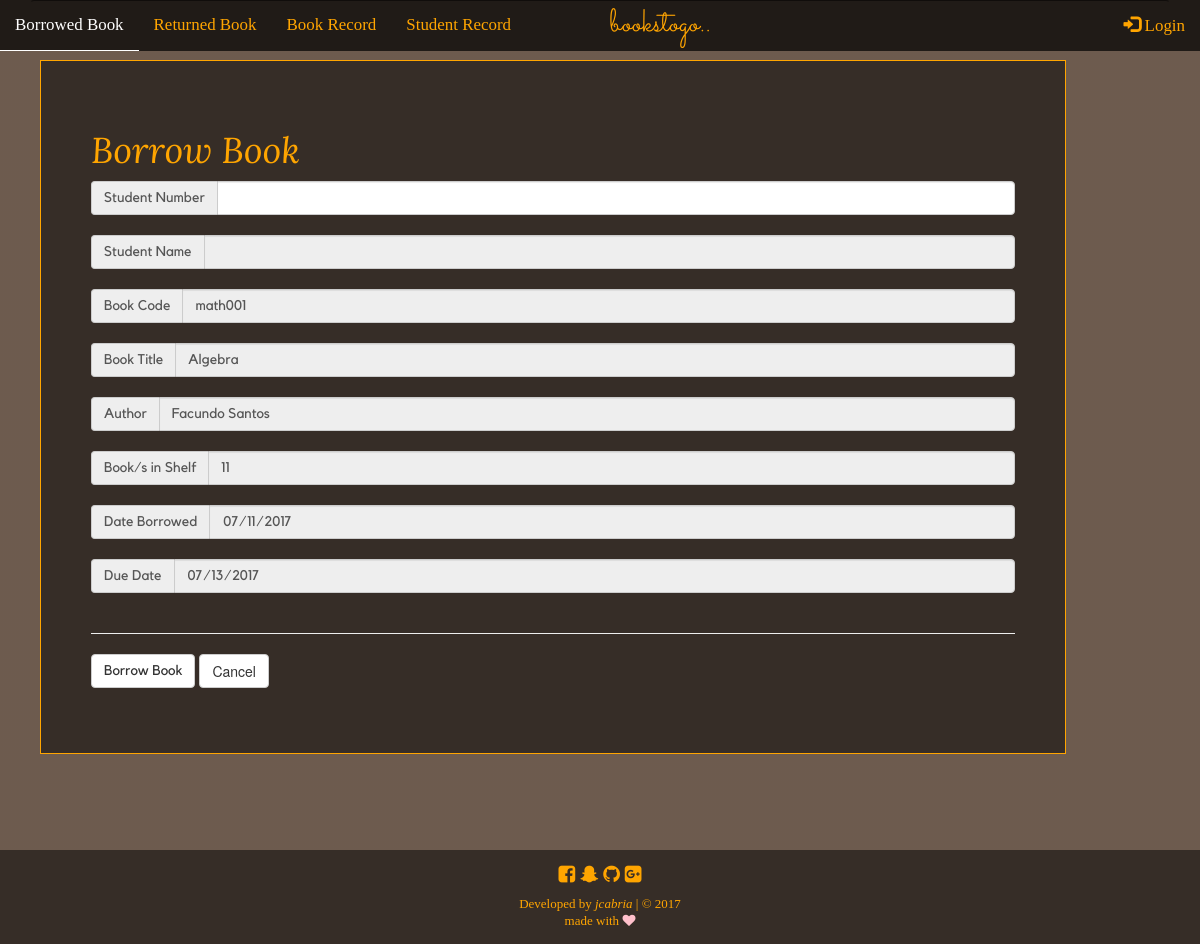
The app's page /borrow_book3.php?title=Algebra, older data.
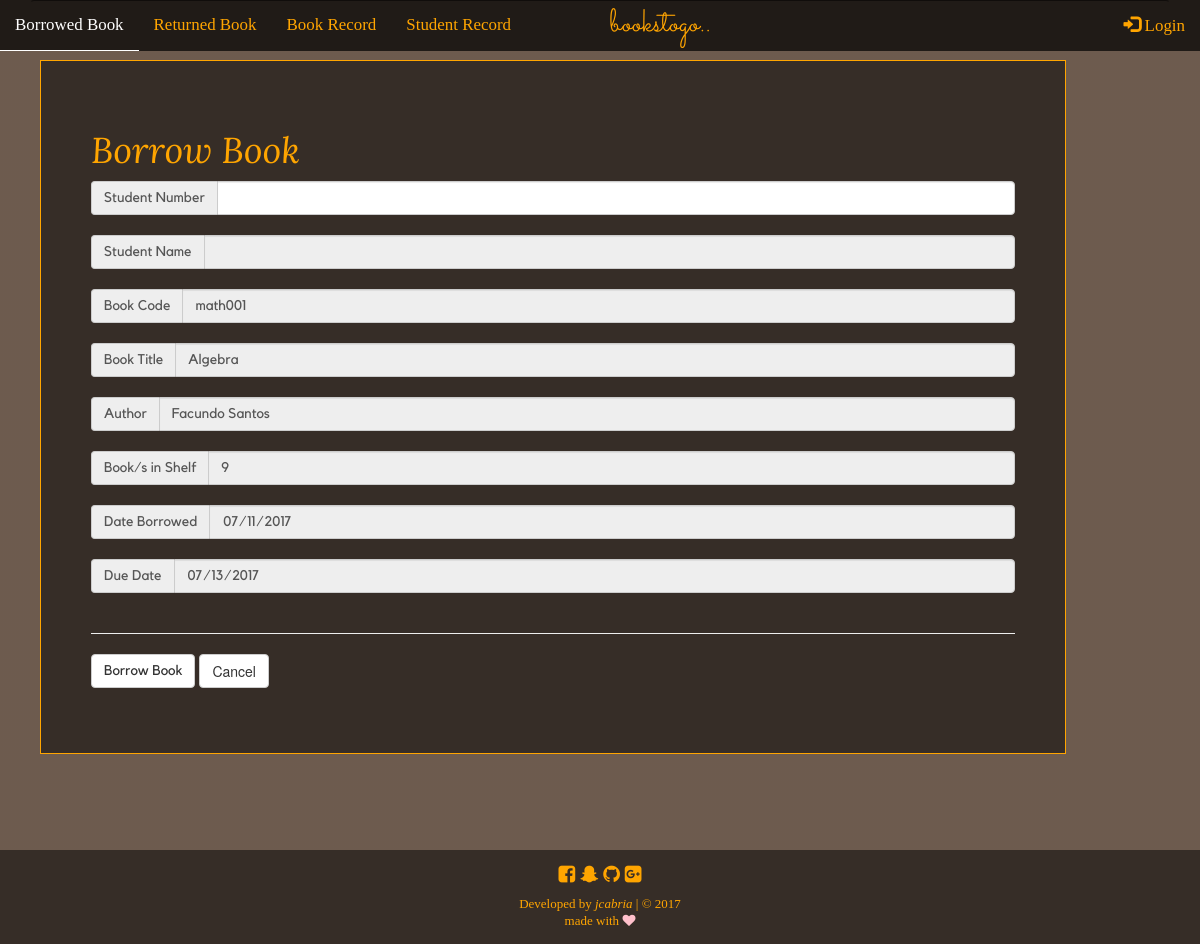
The same page, newer data.
### tables this page shows
CREATE TABLE `books_record` (
  `id` int(11) NOT NULL,
  `book_code` varchar(11) NOT NULL,
  `book_title` varchar(255) NOT NULL,
  `author` varchar(255) NOT NULL,
  `category` varchar(255) NOT NULL,
  `stocks` int(11) NOT NULL
);

### borrow_book3.php (the view, shortened to what this page needs)
<?php
function display_content() {
	require_once('connection.php');
	$book_title = $_GET['title'];
	$sql = "SELECT * FROM books_record WHERE book_title='$book_title'";
	$show = mysqli_query($conn, $sql);
	if (mysqli_num_rows($show) > 0) {
		while ($row = mysqli_fetch_assoc($show)) {
			extract($row);
		}
		echo "
			<div class='container-fluid'>
				<div class='container-fluid brw-div'>
					<h1>Borrow Book</h1>
					<form method='POST' action=''>
						<div class='input-group'>
							<span class='input-group-addon'>Student Number </span>
							<input type='text' id='stud_num' class='form-control' name='stud_num' required pattern='[0-9]{8}'>
						</div>
						<br>
						<div class='input-group'>
							<span class='input-group-addon'>Student Name</span>
							<input type='text' id='stud_name' class='form-control' name='stud_name' readonly>
						</div>
						<br>
						<div class='input-group'>
							<span class='input-group-addon'>Book Code</span>
							<input type='text' class='form-control' name='book_code' value='$book_code' readonly>
						</div>
						<br>
						<div class='input-group'>
								<span class='input-group-addon'> Book Title </span>
								<input type='text' class='form-control' name='book_title' value='$book_title' readonly>
							</div>
							<br>
							<div class='input-group'>
								<span class='input-group-addon'> Author </span>
								<input type='text' class='form-control' name='author' value='$author' readonly>
							</div>
							<br>
							<div class='input-group'>
								<span class='input-group-addon'> Book/s in Shelf </span>
								<input type='text' class='form-control' name='stock' value='$stocks' readonly>
							</div>
							<br>
							<div class='input-group'>
								<span class='input-group-addon'> Date Borrowed </span>
								<input type='date' class='form-control' name='date_brw' id='myDate' readonly>
							</div>
							<br>
							<div class='input-group'>
								<span class='input-group-addon'> Due Date </span>
								<input type='date' class='form-control' name='due_date' id='tomDate' readonly>
							</div>
							<br>
							<hr>
							<div class='form-group buttons'>
								<input class='btn btn-default' type='submit' name='borrow_btn' value='Borrow Book'>
								<a href='index.php' class='btn btn-default'>Cancel</a>
							</div>
						</form>
					</div>
				</div>";
	}
}
require_once('template.php');
?>

Row changes from the older to the newer data that the page shows:
changed books_record "math001": stock "11" → "9"
